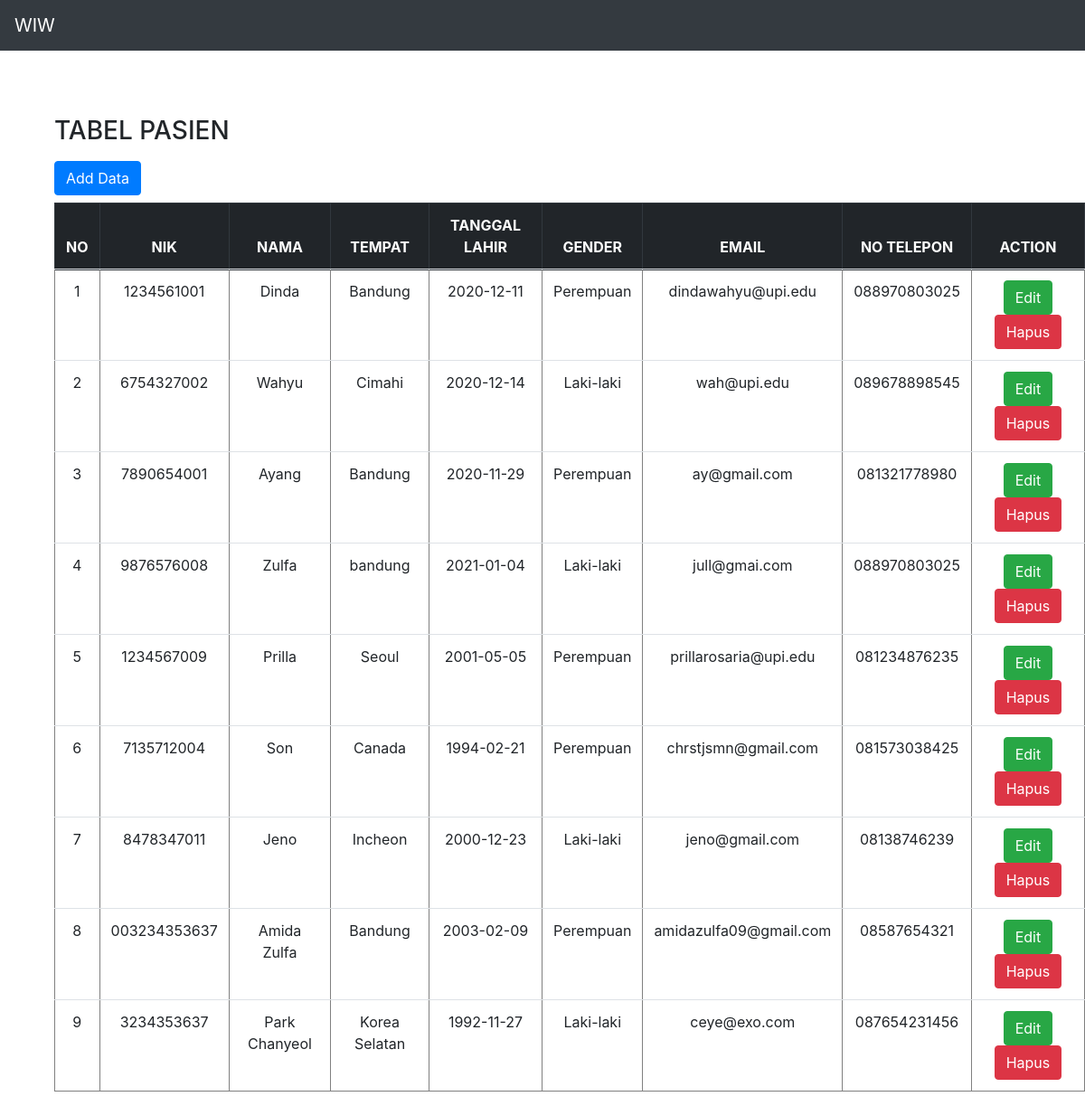
The page / on the database its author committed.
### tables this page shows
CREATE TABLE `pasien` (
  `id` int(11) NOT NULL,
  `nik` varchar(100) NOT NULL,
  `nama` varchar(100) NOT NULL,
  `tempat` varchar(100) NOT NULL,
  `tl` varchar(100) NOT NULL,
  `gender` varchar(10) NOT NULL,
  `email` varchar(100) NOT NULL,
  `telp` varchar(100) NOT NULL
);

### presenter/ProsesPasien.php (called while the page is built, shortened)
<?php
class ProsesPasien implements KontrakPasienPresenter
{
	private $tabelpasien;
	private $data = [];
	function __construct()
	{
		try {
			$db_host = "localhost";
			$db_user = "root";
			$db_password = "";
			$db_name = "pasien";
			$this->tabelpasien = new TabelPasien($db_host, $db_user, $db_password, $db_name);
			$this->data = array();
		} catch (Exception $e) {
			echo "wiw error" . $e->getMessage();
		}
	}
	function prosesDataPasien()
	{
		try {
			$this->tabelpasien->open();
			$this->tabelpasien->getPasien();
			while ($row = $this->tabelpasien->getResult()) {
				$this->data[] = $row;
			}
		} catch (Exception $e) {
			echo "wiw error part 2" . $e->getMessage();
		}
	}
	function getId($i)
	{
		return $this->data[$i]['id'];
	}
	function getNik($i)
	{
		return $this->data[$i]['nik'];
	}
	function getNama($i)
	{
		return $this->data[$i]['nama'];
	}
	function getTempat($i)
	{
		return $this->data[$i]['tempat'];
	}
	function getTl($i)
	{
		return $this->data[$i]['tl'];
	}
	function getGender($i)
	{
		return $this->data[$i]['gender'];
	}
	function getEmail($i)
	{
		return $this->data[$i]['email'];
	}
	function getTelepon($i)
	{
		return $this->data[$i]['telp'];
	}
	function getSize()
	{
		return sizeof($this->data);
	}
}

### index.php (called while the page is built, shortened)
<?php
include_once("model/Template.class.php");
include_once("model/DB.class.php");
include_once("view/TampilPasien.php");
$tp = new TampilPasien();
$data = $tp->tampil();

### model/DB.class.php (called while the page is built, shortened)
<?php
class DB
{
	var $db_host = '';
	var $db_user = '';
	var $db_password = '';
	var $db_name = '';
	var $db_link = '';
	function __construct($db_host = '', $db_user = '', $db_password = '', $db_name = '')
	{
		$this->db_host = $db_host;
		$this->db_user = $db_user;
		$this->db_password = $db_password;
		$this->db_name = $db_name;
	}
	function open()
	{
		$this->db_link = mysqli_connect($this->db_host, $this->db_user, $this->db_password, $this->db_name);
	}
	function execute($query = "")
	{
		$this->result = mysqli_query($this->db_link, $query);
		return $this->result;
	}
}

### model/TabelPasien.class.php (called while the page is built, shortened)
<?php
class TabelPasien extends DB
{
	function getPasien()
	{
		$query = "SELECT * FROM pasien";
		return $this->execute($query);
	}
}

### view/TampilPasien.php (the view, shortened to what this page needs)
<?php
include_once("presenter/ProsesPasien.php");
class TampilPasien implements KontrakPasienView
{
	private $prosespasien;
	function __construct()
	{
		$this->prosespasien = new ProsesPasien();
	}
	function tampil()
	{
		$this->prosespasien->prosesDataPasien();
		$data = null;
		for ($i = 0; $i < $this->prosespasien->getSize(); $i++) {
			$no = $i + 1;
			$data .= "<tr>
			<td>" . $no . "</td>
			<td>" . $this->prosespasien->getNik($i) . "</td>
			<td>" . $this->prosespasien->getNama($i) . "</td>
			<td>" . $this->prosespasien->getTempat($i) . "</td>
			<td>" . $this->prosespasien->getTl($i) . "</td>
			<td>" . $this->prosespasien->getGender($i) . "</td>
			<td>" . $this->prosespasien->getEmail($i) . "</td>
			<td>" . $this->prosespasien->getTelepon($i) . "</td>
			<td><a href='form.php?id_edit=" . $i .  "' class='btn btn-success' '>Edit</a>
			<a href='form.php?id_hapus=" . $this->prosespasien->getId($i) . "' class='btn btn-danger' '>Hapus</a></td>";
		}
	}
}

### model/Template.class.php (shortened to what this page needs)
<?php
class Template{
	var $content = '';
	function __construct($filename = ''){
		$this->content = implode('', @file($filename));
	}
	function clear(){
		$this->content = preg_replace("/DATA_[A-Z|_|0-9]+/", "", $this->content);
	}
	function write(){
		print $this->content;
	}
	function replace($old = '', $new = ''){
		if(is_int($new)){
			$value = sprintf("%d", $new);
		}elseif(is_float($new)){
			$value = sprintf("%f", $new);
		}elseif(is_array($new)){
			$value = '';
			foreach( $new as $item){
				$value .= $item. '';
			}
		}else{
			$value = $new;
		}
		$this->content = preg_replace("/$old/",  $value, $this->content);
	}
}

### rows shown on the page
pasien: no "1", nik "1234561001", nama "Dinda", tempat "Bandung", tl "2020-12-11", gender "Perempuan", email "dindawahyu@upi.edu", telp "088970803025"
pasien: no "2", nik "6754327002", nama "Wahyu", tempat "Cimahi", tl "2020-12-14", gender "Laki-laki", email "wah@upi.edu", telp "089678898545"
pasien: no "3", nik "7890654001", nama "Ayang", tempat "Bandung", tl "2020-11-29", gender "Perempuan", email "ay@gmail.com", telp "081321778980"
pasien: no "4", nik "9876576008", nama "Zulfa", tempat "bandung", tl "2021-01-04", gender "Laki-laki", email "jull@gmai.com", telp "088970803025"
pasien: no "5", nik "1234567009", nama "Prilla", tempat "Seoul", tl "2001-05-05", gender "Perempuan", email "prillarosaria@upi.edu", telp "081234876235"
pasien: no "6", nik "7135712004", nama "Son", tempat "Canada", tl "1994-02-21", gender "Perempuan", email "chrstjsmn@gmail.com", telp "081573038425"
pasien: no "7", nik "8478347011", nama "Jeno", tempat "Incheon", tl "2000-12-23", gender "Laki-laki", email "jeno@gmail.com", telp "08138746239"
pasien: no "8", nik "003234353637", nama "Amida Zulfa", tempat "Bandung", tl "2003-02-09", gender "Perempuan", email "amidazulfa09@gmail.com", telp "08587654321"
pasien: no "9", nik "3234353637", nama "Park Chanyeol", tempat "Korea Selatan", tl "1992-11-27", gender "Laki-laki", email "ceye@exo.com", telp "087654231456"

### other values the page prints
$this->content "WIW TABEL PASIEN Add Data NO NIK NAMA TEMPAT TANGGAL LAHIR GENDER EMAIL NO TELEPON ACTION"
